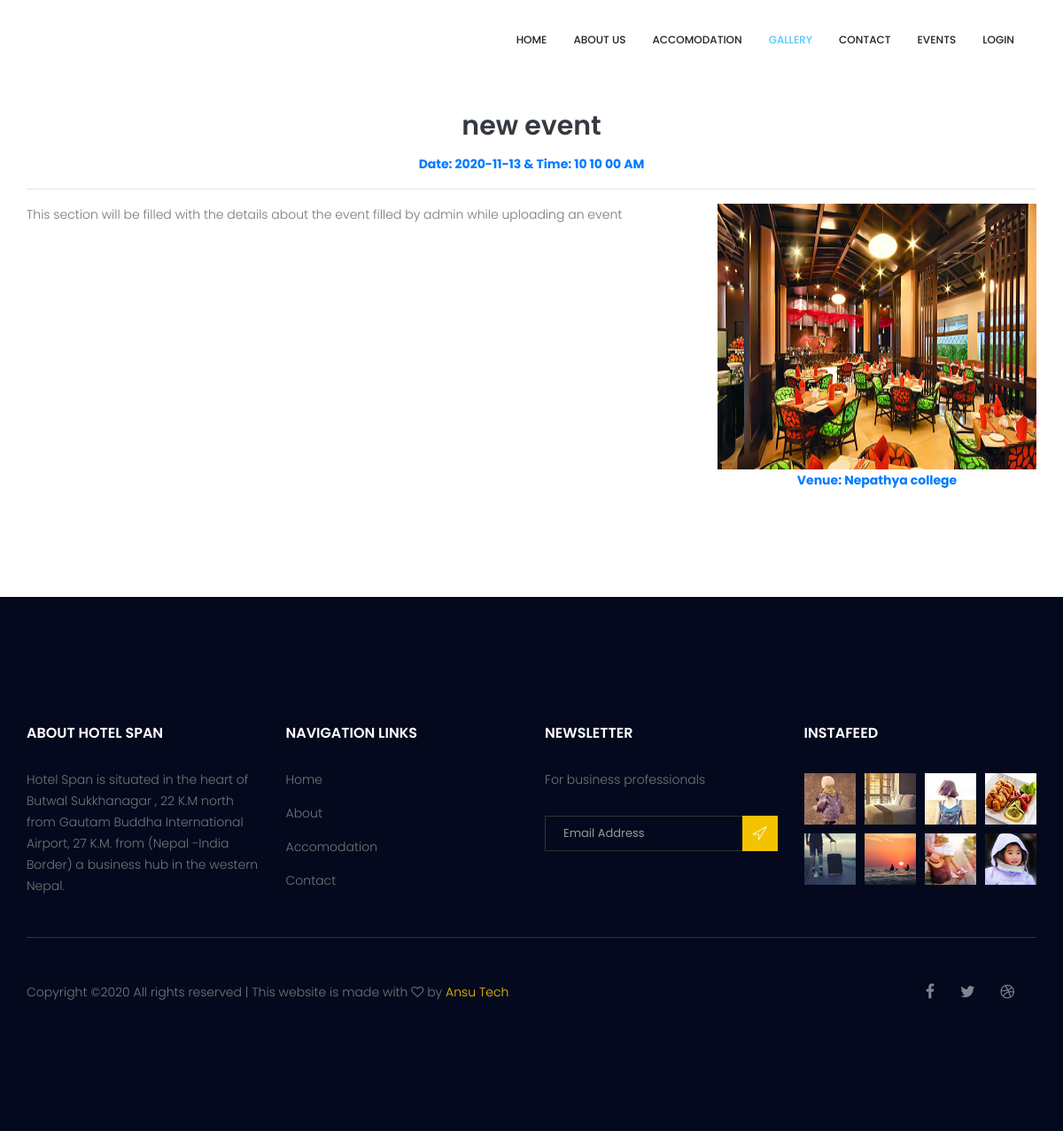
/spandashboard/eventdetailsnew.php?id=29, run on the app's committed database.
### tables this page shows
CREATE TABLE `events` (
  `id` int(11) NOT NULL,
  `title` varchar(55) NOT NULL,
  `description` text NOT NULL,
  `image` varchar(200) NOT NULL,
  `date` date NOT NULL,
  `time` time(6) NOT NULL,
  `venue` varchar(50) NOT NULL,
  `organizer` varchar(50) NOT NULL
);

### spandashboard/eventdetailsnew.php (the view, shortened to what this page needs)
<?php
$id = $_GET['id'];
?>
<!doctype html>
<html lang="en">
    <head>
        <link rel="stylesheet" href="../css/bootstrap.css">
        <link rel="stylesheet" href="../vendors/linericon/style.css">
        <link rel="stylesheet" href="../css/font-awesome.min.css">
        <link rel="stylesheet" href="../vendors/bootstrap-datepicker/bootstrap-datetimepicker.min.css">
        <link rel="stylesheet" href="../vendors/nice-select/css/nice-select.css">
        <link rel="stylesheet" href="../vendors/owl-carousel/owl.carousel.min.css">
        <link rel="stylesheet" href="../vendors/lightbox/simpleLightbox.css">
        <link rel="stylesheet" href="../css/style.css">
        <link rel="stylesheet" href="../css/responsive.css">
    </head>
    <body>
<header class="header_area">
    <div class="container">
        <nav class="navbar navbar-expand-lg navbar-light">
            <a class="navbar-brand logo_h" href="index.html"><img src="image/logo_span.png" alt=""></a>
            <div class="collapse navbar-collapse offset" id="navbarSupportedContent">
                <ul class="nav navbar-nav menu_nav ml-auto">
                    <li class="nav-item"><a class="nav-link" href="../index.html">Home</a></li>
                    <li class="nav-item"><a class="nav-link" href="../index.html#abt">About us</a></li>
                    <li class="nav-item"><a class="nav-link" href="../index.html#acmdtn">Accomodation</a></li>
                    <li class="nav-item active"><a class="nav-link" href="uigallery.html">Gallery</a></li>
                  <li class="nav-item"><a class="nav-link" href="../contact.html">Contact</a></li>
                  <li class="nav-item"><a class="nav-link" href="displayevent.php">Events</a></li>
                  <li class="nav-item"><a class="nav-link" href="../login/login.php">Login</a></li>
                </ul>
            </div>
        </nav>
    </div>
</header>
        <section class="gallery_area section_gap">
            <div class="container">
             <?php
                $conn = mysqli_connect("localhost","root","","hotelspan");
               $sql ="SELECT `title`,`description`,`date`,TIME_FORMAT(`time`,'%H %i %s %p') as `time`,`description`,`venue`,`id`,`image`,`organizer` FROM events where id =$id ";
                $result =mysqli_query($conn,$sql);
                if($result){
                    while($row = mysqli_fetch_assoc($result)){
                $title=$row['title'];
                $image=$row['image'];
                $description =$row['description'];
                $date = $row['date'];
                $time = $row['time'];
                $venue = $row['venue'];
             ?>
                <div class=" row">
                     <div class="col-md-12  " >
                         <div  class="text-center">
                             <h2 class="text-dark "><?php echo $title?></h2>
                             <p class="text-primary  font-weight-bold"> <?php echo "Date: ".$date;  ?> &amp; <?php echo "Time: ".$time ?></p>
                         </div>
                         <hr>
                         <div class="row">
                                <div class="col-md-12 col-sm-12 text-center" >
                                    <div class="row">
                                        <div class="col-md-8 ">
                                              <p  class=""style="text-align:justify"> <?php echo $description;  ?> </p>
                                        </div>
                                        <div class="col-md-4">
                                              <img  style="height:300px;width:100%;" src="<?php echo $image;?>" >
                                              <span class="text-primary font-weight-bold "><?php echo "Venue: ".$venue?></span>
                                        </div>
                                    </div>
                                 </div>
                                                <?php
                                                    }
                                                }
                                        ?>
                        </div>
                     </div>
                </div>
            </div>
        </section>
        <footer class="footer-area section_gap">
            <div class="container">
                <div class="row">
                    <div class="col-lg-3  col-md-6 col-sm-6">
                        <div class="single-footer-widget">
                            <h6 class="footer_title">About Hotel Span</h6>
                            <p>Hotel Span is situated in the heart of Butwal Sukkhanagar , 22 K.M north from Gautam Buddha International Airport, 27 K.M. from (Nepal -India Border) a business hub in the western Nepal. </p>
                        </div>
                    </div>
                    <div class="col-lg-3 col-md-6 col-sm-6">
                        <div class="single-footer-widget">
                            <h6 class="footer_title">Navigation Links</h6>
                            <div class="row">
                                <div class="col-4">
                                    <ul class="list_style">
                                        <li><a href="#">Home</a></li>
                                        <li><a href="about.html">About</a></li>
                                        <li><a href="index.html#acmdtn">Accomodation</a></li>
                                        <li><a href="contact.html">Contact</a></li>
                                    </ul>
                                </div>
                                <div class="col-4">
                                </div>
                            </div>
                        </div>
                    </div>
                    <div class="col-lg-3 col-md-6 col-sm-6">
                        <div class="single-footer-widget">
                            <h6 class="footer_title">Newsletter</h6>
                            <p>For business professionals  </p>
                            <div id="mc_embed_signup">
                                <form target="_blank" action="https://spondonit.us12.list-manage.com/subscribe/post?u=1462626880ade1ac87bd9c93a&amp;id=92a4423d01" method="get" class="subscribe_form relative">
                                    <div class="input-group d-flex flex-row">
                                        <input name="EMAIL" placeholder="Email Address" onfocus="this.placeholder = ''" onblur="this.placeholder = 'Email Address '" required="" type="email">
                                        <button class="btn sub-btn"><span class="lnr lnr-location"></span></button>
                                    </div>
                                </form>
                            </div>
                        </div>
                    </div>
                    <div class="col-lg-3 col-md-6 col-sm-6">
                        <div class="single-footer-widget instafeed">
                            <h6 class="footer_title">InstaFeed</h6>
                            <ul class="list_style instafeed d-flex flex-wrap">
                                <li><img src="../image/instagram/Image-01.jpg" alt=""></li>
                                <li><img src="../image/instagram/image-02.jpg" alt=""></li>
                                <li><img src="../image/instagram/Image-03.jpg" alt=""></li>
                                <li><img src="../image/instagram/image-04.jpg" alt=""></li>
                                <li><img src="../image/instagram/Image-05.jpg" alt=""></li>
                                <li><img src="../image/instagram/Image-06.jpg" alt=""></li>
                                <li><img src="../image/instagram/Image-07.jpg" alt=""></li>
                                <li><img src="../image/instagram/Image-08.jpg" alt=""></li>
                            </ul>
                        </div>
                    </div>
                </div>
                <div class="border_line"></div>
                <div class="row footer-bottom d-flex justify-content-between align-items-center">
                    <p class="col-lg-8 col-sm-12 footer-text m-0">
Copyright &copy;<script>document.write(new Date().getFullYear());</script> All rights reserved | This website is made with <i class="fa fa-heart-o" aria-hidden="true"></i> by <a href="http://ansunepal.com/" target="_blank">Ansu Tech</a>
</p>
                    <div class="col-lg-4 col-sm-12 footer-social">
                        <a href="https://www.facebook.com/hotelspan/"><i class="fa fa-facebook"></i></a>
                        <a href="#"><i class="fa fa-twitter"></i></a>
                        <a href="#"><i class="fa fa-dribbble"></i></a>
                    </div>
                </div>
            </div>
        </footer>
    </body>
</html>

### css/style.css (style rules this page uses)
.list_style { list-style: none; margin: 0px; padding: 0px; }
a { text-decoration: none; -webkit-transition: all 0.3s ease-in-out; -o-transition: all 0.3s ease-in-out; transition: all 0.3s ease-in-out; }
body { line-height: 24px; font-size: 14px; font-family: "Poppins", sans-serif; font-weight: 300; color: #777777; }
section { background: #fff; }
h1, h2, h3, h4, h5, h6 { font-family: "Poppins", sans-serif; font-weight: 600; }
@media (min-width: 1200px) { .container { max-width: 1170px; } }
.section_gap { padding: 120px 0; }
.header_area { position: absolute; top: 0; left: 0; width: 100%; z-index: 20; }
.navbar { padding: 0px; border: 0px; border-radius: 0px; }
.navbar { background: #fff; padding: 0px 25px; }
.navbar .logo_h { padding-top: 0px; width: 90px; height: 90px; }
.navbar .menu_nav .nav-item .nav-link { font: 500 12px/80px "Poppins", sans-serif; color: #222222; text-transform: uppercase; padding: 0px; }
.navbar .menu_nav .nav-item .nav-link:after { display: none; }
.navbar .menu_nav .nav-item:hover .nav-link, .navbar .menu_nav .nav-item.active .nav-link { color: #52c5fd; }
.navbar .menu_nav .nav-item + li { margin-left: 30px; }
h2 { font-size: 30px; }
h6 { font-size: 14px; }
h1, h2, h3, h4, h5, h6 { line-height: 1.5em; }
.footer-area { background: #04091e; padding: 142px 0px; }
.single-footer-widget ul li a { line-height: 25px; display: inline-block; color: #777; -webkit-transition: all 0.3s linear; -o-transition: all 0.3s linear; transition: all 0.3s linear; margin-bottom: 13px; }
.single-footer-widget .instafeed { margin-left: -5px; margin-right: -5px; }
.single-footer-widget .instafeed li { margin: 5px; }
.single-footer-widget .subscribe_form { padding-top: 13px; }
.single-footer-widget .input-group { display: block !important; }
.single-footer-widget input { width: 100%; border: 1px solid #333333; font-size: 13px; line-height: 30px; padding-right: 40px; height: 40px; color: #999999; background: transparent; padding-left: 20px; }
.single-footer-widget .sub-btn { background: #f3c300; color: #fff; font-weight: 300; border-radius: 0; line-height: 34px; padding: 4px 11px 0px; cursor: pointer; position: absolute; right: 0px; top: 0px; }
.footer_title { font-size: 16px; line-height: 24px; font-weight: 600; color: #fff; text-transform: uppercase; margin-bottom: 28px; }
.border_line { width: 100%; height: 1px; background: #333333; margin-top: 30px; }
.footer-bottom { padding-top: 46px; }
.footer-bottom .footer-text a { color: #f3c300; }
.footer-bottom .footer-social { text-align: right; }
.footer-bottom .footer-social a { font-size: 18px; line-height: 30px; color: #82848f; margin-left: 25px; -webkit-transition: all 0.3s linear; -o-transition: all 0.3s linear; transition: all 0.3s linear; }

### spandashboard/eventdetailsnew.php (style rules this page uses)
* { margin:0; padding:0; }

### data on the page
events: title "new event", date "2020-11-13", time "10 10 00 AM", description "This section will be filled with the details about the event filled by admin while uploading an event", image (picture), venue "Nepathya college"
